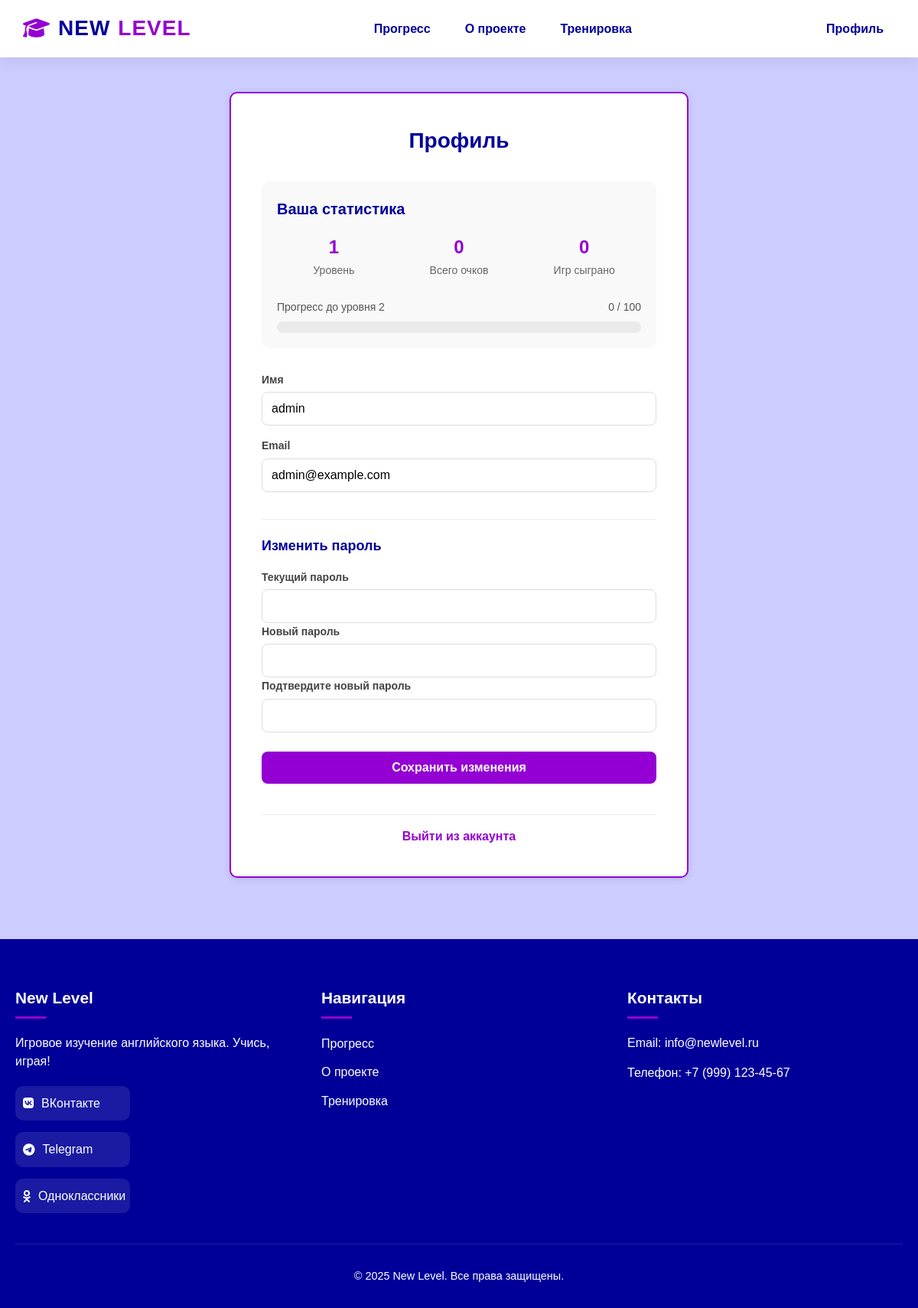
Screenshot of /profile (signed in) with the database file from the repository.
### app/models.py (models this page shows)
class Base(DeclarativeBase):
    pass

class User(Base):
    __tablename__ = "users"
    id: Mapped[int] = mapped_column(Integer, primary_key=True, index=True)
    name: Mapped[Optional[str]] = mapped_column(String(100))
    email: Mapped[str] = mapped_column(String(100), unique=True)
    password_hash: Mapped[str] = mapped_column(String(128), nullable=False)
    role: Mapped[str] = mapped_column(String(50), default="user")
    level: Mapped[int] = mapped_column(Integer, default=1)
    experience: Mapped[int] = mapped_column(Integer, default=0)
    total_points: Mapped[int] = mapped_column(Integer, default=0)
    daily_experience: Mapped[int] = mapped_column(Integer, default=0)
    daily_experience_updated_at: Mapped[Optional[datetime]] = mapped_column(
        DateTime, nullable=True
    )
    created_at: Mapped[datetime] = mapped_column(DateTime, default=datetime.utcnow)
    last_login: Mapped[Optional[datetime]] = mapped_column(DateTime, nullable=True)
    games_history: Mapped[List["GameSession"]] = relationship(
        "GameSession", back_populates="user", cascade="all, delete-orphan"
    )
    word_history: Mapped[List["UserWordHistory"]] = relationship(
        "UserWordHistory", back_populates="user", cascade="all, delete-orphan"
    )
    __table_args__ = (
        Index("ix_users_email", "email", unique=True),
        Index("ix_users_created_at", "created_at"),
    )

### app/routes/user.py (the view)
@router.get("/profile", response_class=HTMLResponse)
def show_profile(
    request: Request,
    current_user: User = Depends(get_current_user),
    db: Session = Depends(get_db),
):
    try:
        stats = database.get_user_stats(db, current_user.id)
        exp_for_level_up = database.get_game_setting_int(db, "points_for_level_up", 100)
        progress_percent = int((current_user.experience / exp_for_level_up) * 100)
        return templates.TemplateResponse(
            "profile.html",
            {
                "request": request,
                "user": current_user,
                "stats": stats,
                "exp_for_level_up": exp_for_level_up,
                "progress_percent": progress_percent,
                "authenticated": True,
            },
        )
    except Exception as e:
        logger.error(f"Ошибка при отображении профиля: {e}")
        return render_error_page(
            request=request,
            error_message="Ошибка при загрузке профиля пользователя",
            exception=e
        )

### app/templates/profile.html (shortened to what this page needs)
{% extends "layout.html" %} {% block title %}New Level - Профиль{% endblock %}
 {% block content %}
<div class="profile-container">
  <h2>Профиль</h2>
  <div class="profile-stats">
    <h3>Ваша статистика</h3>
    <div class="stats-grid">
      <div class="stat-item">
        <div class="stat-value">{{ user.level }}</div>
        <div class="stat-label">Уровень</div>
      </div>
      <div class="stat-item">
        <div class="stat-value">{{ stats.total_points }}</div>
        <div class="stat-label">Всего очков</div>
      </div>
      <div class="stat-item">
        <div class="stat-value">{{ stats.total_games }}</div>
        <div class="stat-label">Игр сыграно</div>
      </div>
    </div>
    <div class="level-progress">
      <div class="level-progress-title">
        <span>Прогресс до уровня {{ user.level + 1 }}</span>
        <span>{{ user.experience }} / {{ exp_for_level_up }}</span>
      </div>
      <div class="level-bar">
      </div>
    </div>
  </div>
  <form class="profile-form" method="post" action="/profile">
    <div class="form-group">
      <label for="name">Имя</label>
      <input
        type="text"
        id="name"
        name="name"
        value="{{ user.name }}"
        required
      />
    </div>
    <div class="form-group">
      <label for="email">Email</label>
      <input
        type="email"
        id="email"
        name="email"
        value="{{ user.email }}"
        required
      />
    </div>
    <div class="password-section">
      <h3>Изменить пароль</h3>
      <div class="form-group">
        <label for="current_password">Текущий пароль</label>
        <input type="password" id="current_password" name="current_password" />
      </div>
      <div class="form-group">
        <label for="password">Новый пароль</label>
        <input type="password" id="password" name="password" />
      </div>
      <div class="form-group">
        <label for="confirm_password">Подтвердите новый пароль</label>
        <input type="password" id="confirm_password" name="confirm_password" />
      </div>
    </div>
    <button type="submit">Сохранить изменения</button>
    <div class="form-footer">
      <a href="/logout">Выйти из аккаунта</a>
    </div>
  </form>
</div>
{% endblock %}

### app/templates/layout.html (style rules this page uses)
:root { --primary: #9400d3; --secondary: #000099; --bg-light: #ccccff; --light: #ffffff; --dark: #333333; --accent: #ff6b6b; --gradient: linear-gradient(135deg, var(--primary), var(--secondary)); --button-gradient: linear-gradient( 135deg, #b000ff, #4d4dff ); }
body { background-color: var(--bg-light); line-height: 1.6; color: var(--dark); overflow-x: hidden; }
* { margin: 0; padding: 0; box-sizing: border-box; font-family: "Nunito", sans-serif; }

### app/templates/profile.html (style rules this page uses)
.profile-container { margin-top: 120px; max-width: 600px; background: #fff; padding: 40px; border: 2px solid var(--primary); border-radius: 10px; box-shadow: 0 2px 10px rgba(0, 0, 0, 0.1); margin-left: auto; margin-right: auto; margin-bottom: 80px; }
.profile-container h2 { text-align: center; color: var(--secondary); margin-bottom: 30px; font-size: 28px; }
.profile-stats { background: #f9f9f9; border-radius: 10px; padding: 20px; margin-bottom: 30px; }
.profile-stats h3 { color: var(--secondary); font-size: 20px; margin-bottom: 15px; }
.stats-grid { display: grid; grid-template-columns: repeat(3, 1fr); gap: 15px; }
.stat-item { text-align: center; }
.stat-value { font-size: 24px; font-weight: bold; color: var(--primary); }
.stat-label { font-size: 14px; color: #666; }
.level-progress { margin-top: 25px; }
.level-progress-title { display: flex; justify-content: space-between; margin-bottom: 8px; font-size: 14px; color: #555; }
.level-bar { height: 15px; background: #eaeaea; border-radius: 10px; overflow: hidden; }
.profile-form { display: flex; flex-direction: column; gap: 15px; }
.form-group { display: flex; flex-direction: column; gap: 5px; }
.form-group label { font-size: 14px; font-weight: 600; color: #444; }
.form-group input { padding: 12px; border: 1px solid #ddd; border-radius: 8px; font-size: 16px; transition: all 0.3s; }
.profile-form button { padding: 12px; background: var(--primary); color: white; border: none; border-radius: 8px; font-size: 16px; font-weight: 600; cursor: pointer; transition: background 0.3s; margin-top: 10px; }
.password-section { margin-top: 20px; padding-top: 20px; border-top: 1px solid #eee; }
.password-section h3 { color: var(--secondary); font-size: 18px; margin-bottom: 15px; }
.form-footer { text-align: center; margin-top: 25px; padding-top: 15px; border-top: 1px solid #eee; }
.form-footer a { color: var(--primary); text-decoration: none; font-weight: 600; transition: all 0.3s; }

### rows the page displays
User: level "1", user.level+1 "2", experience "0", name "admin", email "admin@example.com"

### other values shown
{{ stats.total_points }} "0"
{{ stats.total_games }} "0"
{{ exp_for_level_up }} "100"
